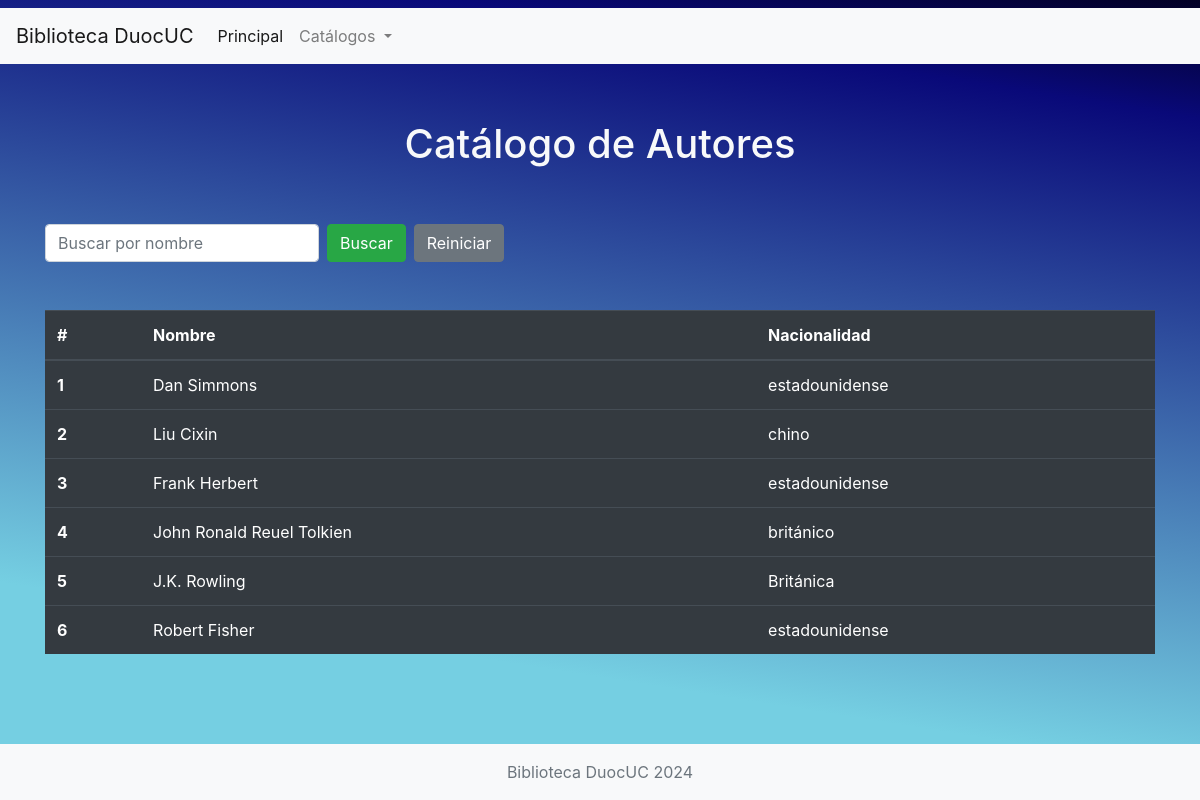
The page /autores/ on the database its author committed.
### Biblioteca/models.py (models this page shows)
class NavItem (models.Model):
    idNavItem = models.AutoField(db_column="id_nav_item", primary_key=True)
    titulo = models.CharField(max_length=50)
    url = models.CharField(max_length=150)

class Autor (models.Model):
    idAutor = models.AutoField(db_column="id_autor", primary_key=True)
    nombre = models.CharField(max_length=100)
    nacionalidad = models.CharField(max_length=50)

### Biblioteca/views.py (the view)
# urls.py: path('autores/', views.autores, name="autores"),
def autores(request):
    navItem = NavItem.objects.all
    q = request.GET.get('q', '')
    if q:
        autores = Autor.objects.filter(nombre__icontains=q)
    else:
        autores = Autor.objects.all()
    context = {
        'autores': autores,
        "NavItem": navItem,
    }
    return render(request, 'Biblioteca/autores.html', context)

### Biblioteca/templates/Biblioteca/autores.html (shortened to what this page needs)
<!DOCTYPE html>
<html lang="en">
  <head>
    <link
      rel="stylesheet"
      href="https://cdn.jsdelivr.net/npm/bootstrap@4.6.2/dist/css/bootstrap.min.css"
    />
    <link href="https://unpkg.com/aos@2.3.1/dist/aos.css" rel="stylesheet" />
  </head>
  <body>
    <nav class="navbar navbar-expand-lg navbar-light bg-light my-2">
      {%for navItem in NavItem %}
        {%if navItem.idNavItem == 1 %}
          <a class="navbar-brand" href="{{navItem.url}}">{{navItem.titulo}}</a>
        {%endif%}
      {%endfor%}
      <div class="collapse navbar-collapse" id="navbarSupportedContent">
        <ul class="navbar-nav mr-auto">
          <li class="nav-item active">
            {%for navItem in NavItem %}
              {%if navItem.idNavItem == 2 %}
                <a class="nav-link" href="{{navItem.url}}">{{navItem.titulo}}<span class="sr-only">(current)</span></a>
              {%endif%}
            {%endfor%}
          </li>
          <li class="nav-item dropdown">
            <a
              class="nav-link dropdown-toggle"
              role="button"
              data-toggle="dropdown"
              aria-expanded="false"
            >
              Catálogos
            </a>
          </li>
        </ul>
      </div>
    </nav>
    <div class="container content">
      <div class="row my-5">
        <div class="col-lg-12">
          <h1 class="text-center text-light">Catálogo de Autores</h1>
        </div>
      </div>
      <div class="row my-5">
        <div class="col-lg-12">
          <form
            class="form-inline my-2 my-lg-0"
            id="searchForm"
            method="GET"
            action="{% url 'autores' %}"
          >
            <input
              class="form-control mr-sm-2"
              id="searchInput"
              name="q"
              type="search"
              placeholder="Buscar por nombre"
              aria-label="Search"
              value="{{ request.GET.q }}"
            />
            <button class="btn btn-success my-2 my-sm-0" type="submit">
              Buscar
            </button>
            <button
              class="btn btn-secondary my-2 my-sm-0 ml-2"
              type="button"
              id="resetButton"
            >
              Reiniciar
            </button>
          </form>
        </div>
      </div>
      <div class="row">
        <div class="col-lg-12">
          <div data-aos="zoom-in">
            <table class="table table-dark" id="resultsTable">
              <thead>
                <tr>
                  <th scope="col">#</th>
                  <th scope="col">Nombre</th>
                  <th scope="col">Nacionalidad</th>
                </tr>
              </thead>
              <tbody>
                {% for autor in autores %}
                <tr>
                  <th scope="row">{{ autor.idAutor }}</th>
                  <td>{{ autor.nombre }}</td>
                  <td>{{ autor.nacionalidad }}</td>
                </tr>
                {% empty %}
                <tr>
                  <td colspan="3" class="text-center">
                    No se encontraron resultados.
                  </td>
                </tr>
                {% endfor %}
              </tbody>
            </table>
          </div>
        </div>
      </div>
    </div>
    <div class="bg-light py-2 footer">
      <div class="container text-center">
        <p class="text-muted mb-0 py-2">Biblioteca DuocUC 2024</p>
      </div>
    </div>
  </body>
</html>

### Biblioteca/templates/Biblioteca/autores.html (style rules this page uses)
html, body { height: 100%; margin: 0; }
body { display: flex; flex-direction: column; background: rgb(2, 0, 36); background: linear-gradient( 189deg, rgba(2, 0, 36, 1) 0%, rgba(9, 9, 121, 1) 12%, rgba(117, 207, 226, 1) 78% ); background-repeat: no-repeat; background-attachment: fixed; background-size: cover; }
.content { flex: 1 0 auto; }
.footer { flex-shrink: 0; }

### rows shown on the page
NavItem: titulo "Biblioteca DuocUC"
NavItem: titulo "Principal"
Autor: idAutor "1", nombre "Dan Simmons", nacionalidad "estadounidense"
Autor: idAutor "2", nombre "Liu Cixin", nacionalidad "chino"
Autor: idAutor "3", nombre "Frank Herbert", nacionalidad "estadounidense"
Autor: idAutor "4", nombre "John Ronald Reuel Tolkien", nacionalidad "británico"
Autor: idAutor "5", nombre "J.K. Rowling", nacionalidad "Británica"
Autor: idAutor "6", nombre "Robert Fisher", nacionalidad "estadounidense"
